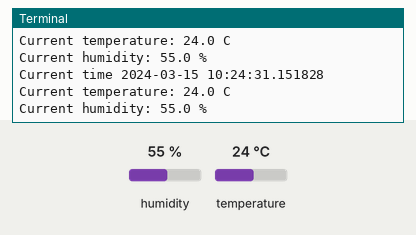
A program run on a simulated Raspberry Pi (header pin numbers). On the bench: the last lines printed to the terminal. Inputs (shaded band) come from the test bench; at power-on: humidity 55 %, temperature 24 °C. The clock reads 2024-03-15 10:24:30 at power-on unless the program sets it.

Above: at 1.2 s.
1.3 s: humidity set to 22 %
At 2.6 s:
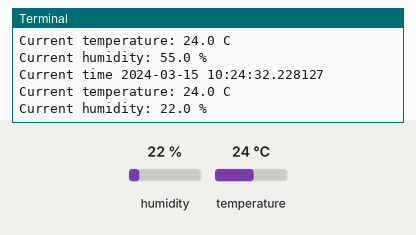
2.8 s: temperature set to 12 °C
At 4.1 s:
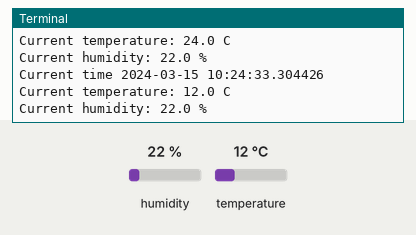
4.3 s: humidity set to 40 %
At 5.3 s:
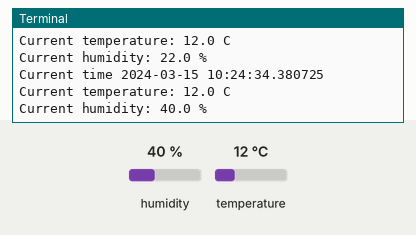
Timing chart, 0 to 7.3 s (numbered marks = the images above; inputs shaded):
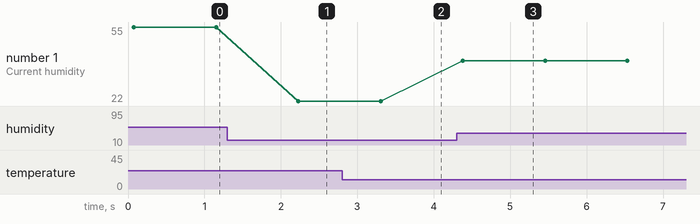

The program:

DHT11_gpio.py
```python
import RPi.GPIO as GPIO
import time
import datetime
import dht11

GPIO.setwarnings(False)
GPIO.setmode(GPIO.BOARD)
GPIO.cleanup()

instance = dht11.DHT11(pin = 29)

while True:
    ret = instance.read()
    if ret.is_valid():
        print(f"Current time {str(datetime.datetime.now())}")
        print(f"Current temperature: {ret.temperature} C")
        print(f"Current humidity: {ret.humidity} %")

    time.sleep(1)
```

Measured:
- after the input at 1.3 s, the terminal: prints a new line after 0.93 s (image 1)
- after the input at 2.8 s, the terminal: prints a new line after 0.50 s (image 2)
- after the input at 4.3 s, the terminal: prints a new line after 0.08 s (image 3)
- plotted number 1: 55 → 22 after the input at 1.3 s, 22 → 40 after the input at 4.3 s
